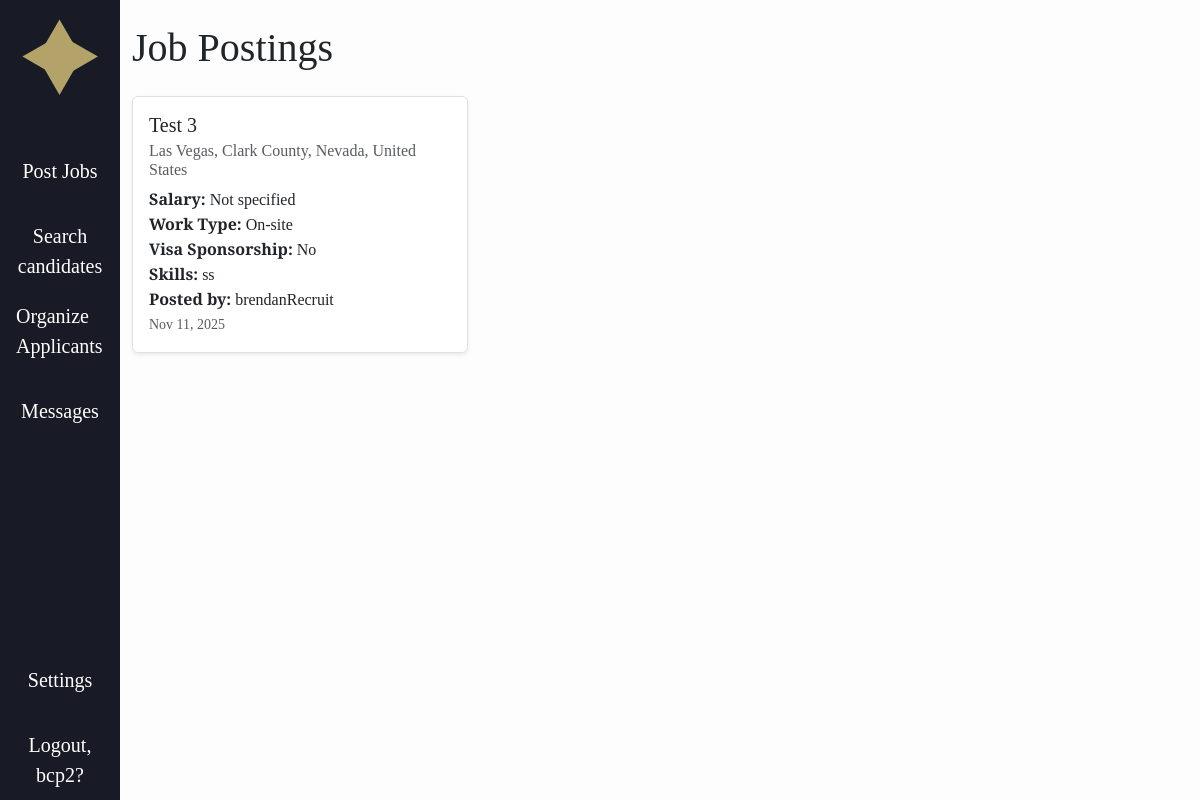
The page /jobs/14/ (signed in) on the database its author committed.
### accounts/models.py (models this page shows, shortened)
class CustomUser(AbstractUser):
    ROLE_CHOICES = (
        ("recruiter", "Recruiter"),
        ("user", "User"),
    )
    role = models.CharField(max_length=20, choices=ROLE_CHOICES, default="user")
    fname = models.CharField(max_length=30, blank=True, default='')
    lname = models.CharField(max_length=30, blank=True, default='')
    headline = models.CharField(max_length=255, blank=True, default='')
    skills = models.TextField(blank=True, default='')
    education = models.TextField(blank=True, default='')
    work_experience = models.TextField(blank=True, default='')
    location = models.CharField(max_length=255, blank=True, default='')
    links = models.TextField(blank=True, default='')
    show_headline = models.BooleanField(default=True)
    show_skills = models.BooleanField(default=True)
    show_education = models.BooleanField(default=True)
    show_work_experience = models.BooleanField(default=True)
    show_location = models.BooleanField(default=True)
    show_links = models.BooleanField(default=True)

### jobs/models.py (models this page shows, shortened)
class JobPosting(models.Model):
    REMOTE_CHOICES = [
        ("remote", "Remote"),
        ("onsite", "On-site"),
        ("hybrid", "Hybrid"),
    ]
    VISA_CHOICES = [
        ("yes", "Yes"),
        ("no", "No"),
    ]
    title = models.CharField(max_length=200)
    skills = models.TextField(
        help_text="List required skills, separated by commas",
        default=""
    )
    location = models.CharField(max_length=100, default="")
    latitude = models.FloatField(
        null=True,
        blank=True,
        validators=[MinValueValidator(-90), MaxValueValidator(90)]
    )
    longitude = models.FloatField(
        null=True,
        blank=True,
        validators=[MinValueValidator(-180), MaxValueValidator(180)]
    )
    city = models.CharField(max_length=100, blank=True, default='')
    state = models.CharField(max_length=100, blank=True, default='')
    country = models.CharField(max_length=100, blank=True, default='')
    min_salary = models.IntegerField(default=0, help_text="Minimum annual salary (USD)")
    max_salary = models.IntegerField(default=0, help_text="Maximum annual salary (USD)")
    remote_or_onsite = models.CharField(
        max_length=20,
        choices=REMOTE_CHOICES,
        default="onsite"
    )
    visa_sponsorship = models.CharField(
        max_length=3,
        choices=VISA_CHOICES,
        default="no"
    )
    posted_by = models.ForeignKey(User, on_delete=models.CASCADE)
    date_posted = models.DateTimeField(auto_now_add=True)
    @property
    def salary_display(self):
        if self.min_salary and self.max_salary:
            return f"${self.min_salary:,} - ${self.max_salary:,}"
        elif self.min_salary:
            return f"From ${self.min_salary:,}"
        elif self.max_salary:
            return f"Up to ${self.max_salary:,}"
        return "Not specified"

### home/views.py (the view)
# urls.py: path('jobs/<int:job_id>/', views.job_view, name='home.job_view'),
@login_required
def job_view(request, job_id):
    job = get_object_or_404(JobPosting, id=job_id)
    return render(request, 'home/job_view.html', {'job': job})

### jobble/context_processors.py (called while the page is built)
def user_template(request):
    if request.user.is_authenticated:
        if request.user.is_superuser:
            return {"base_template": "baseA.html"}   # special admin template
        elif getattr(request.user, "role", "").lower() == "recruiter":
            return {"base_template": "baseR.html"}   # recruiter template
        else:
            return {"base_template": "base.html"}    # regular user
    return {"base_template": "base.html"}           # default for anonymous users

### home/templates/home/job_view.html (shortened to what this page needs)
{% extends base_template %}
{% load static %}
{% block content %}
<div class="container py-4">
  <h1 class="mb-4">Job Postings</h1>
  <div class="row">
    <div class="col-md-6 col-lg-4 mb-4">
    <div class="card shadow-sm h-100">
        <div class="card-body">
        <h5 class="card-title">{{ job.title }}</h5>
        <h6 class="card-subtitle mb-2 text-muted">{{ job.location }}</h6>
        <p class="card-text">
            <strong>Salary:</strong> {{ job.salary_display }} <br>
            <strong>Work Type:</strong> {{ job.get_remote_or_onsite_display }} <br>
            <strong>Visa Sponsorship:</strong> {{ job.get_visa_sponsorship_display }} <br>
            <strong>Skills:</strong> {{ job.skills }} <br>
            <strong>Posted by:</strong> {{ job.posted_by.username }} <br>
            <small class="text-muted">{{ job.date_posted|date:"M d, Y" }}</small>
        </p>
        </div>
    </div>
    </div>
  </div>
</div>
{% endblock content %}

### jobble/templates/baseR.html (shortened to what this page needs)
<!DOCTYPE html>
<html>
    {% load static %}
  <head>
  <link rel="stylesheet" href="{% static 'css/style.css' %}">
  <link href="https://cdn.jsdelivr.net/npm/bootstrap@5.3.3/dist/css/bootstrap.min.css" rel="stylesheet"crossorigin="anonymous">
  <link rel="stylesheet" href="https://cdnjs.cloudflare.com/ajax/libs/font-awesome/6.1.1/css/all.min.css">
  </head>
  <body>
 <div class="d-flex">
    <nav class="sidebar d-flex flex-column align-items-center">
      <div class="testsvg d-flex align-items-center justify-content-center">
        <a href="{% url 'Rhome.index' %}" class="d-flex align-items-center">
          <img src="{% static 'img/Logo.svg' %}" width="100%" height="100%" alt="">
        </a>
      </div>
      <ul class="nav flex-column mb-auto">
        <li class="nav-item">
          <div class="test d-flex align-items-center justify-content-center">
          <a href="{% url 'job_list' %}" class="nav-link">Post Jobs</a>
          </div>
        </li>
        <li class="nav-item">
          <div class="test d-flex align-items-center justify-content-center">
          <a href="{% url 'Rhome.searchcandidates' %}" class="text-center nav-link">Search candidates</a>
          </div>
        </li>
        <li class="">
          <div class="test d-flex align-items-center justify-content-center">
          <a href="{% url 'applications:recruiter_applicants' %}" class="nav-link">Organize Applicants</a>
          </div>
        </li>
        <li class="">
          <div class="test d-flex align-items-center justify-content-center">
          <a href="{% url 'messaging:recruiter_inbox' %}" class="nav-link">Messages</a>
          </div>
        </li>
      </ul>
      <div class="nav flex-column test2">
        <div class="nav-item test d-flex align-items-center justify-content-center">
          <a href="#" class="nav-link">Settings</a>
        </div>
        <div class="test d-flex align-items-center justify-content-center">
            {% if user.is_authenticated %}
            <div class="text-center">
            <a class="nav-link"
              href="{% url 'accounts.logout' %}">Logout, {{user.username }}?</a>
            </div>
            {% else %}
            <a class="nav-link"
              href="{% url 'accounts.login' %}">Login</a>
            {% endif %}
        </div>
      </div>
    </nav>
     <div class="main-content">
    {% block content %}
    {% endblock content %}
    </div>
</body>
</html>

### jobble/static/css/style.css (style rules this page uses)
* { font-family: "DM Serif Text", serif; font-weight: 400; font-style: normal; }
.main-content { background-color: #fdfdfd; width: 90vw; min-height: 100vh; margin-left: 10vw; }
body { overflow-x: hidden; }
.sidebar { height: 100vh; width: 10vw; position: fixed; top: 0; left: 0; padding-top: 2vh; background-color: #181A25; justify-content: space-between; }
.sidebar .nav-link { color: #ffffff; font-size: calc(1.25rem); }
.test { height: 10vh; width: 10vw; }
.test2 { justify-content: flex-end; }
.testsvg { width: auto; height: auto; }
h1 { font-size: 36px; }
.card { border: 1.5px solid #dee2e6 !important; }

### rows shown on the page
CustomUser: username "bcp2"
JobPosting: title "Test 3", location "Las Vegas, Clark County, Nevada, United States", salary_display "Not specified", remote_or_onsite "On-site", visa_sponsorship "No", skills "ss", posted_by.username "brendanRecruit", date_posted "Nov 11, 2025"
